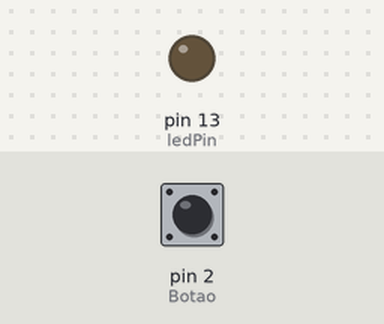
This sketch was run on a simulated Arduino Uno, built with avr-gcc and run on an emulated ATmega328P. On the bench: output pins drawn as LEDs (lit = HIGH). The test bench sets the inputs (shaded band); at power-on: pin 2 (Botao) LOW.

Above: at 1.2 s.
1.3 s: pin 2 (Botao) pulled HIGH for 0.15 s
At 1.37 s:
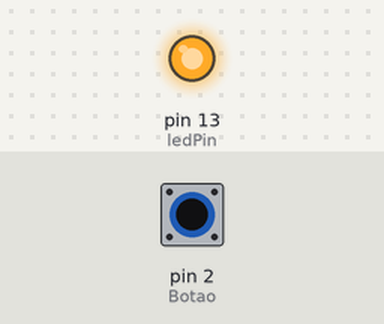
2.9 s: pin 2 (Botao) pulled HIGH for 3.2 s
At 6.7 s:
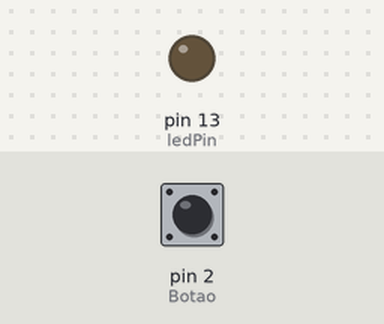
Timing chart, 0 to 8.2 s (numbered marks = the images above; inputs shaded):
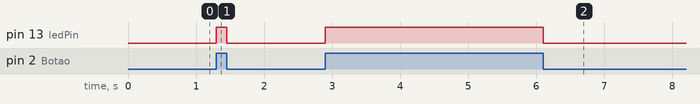

The sketch:

Botao_LED.ino
```cpp
int ledPin = 13; //led no pino 13
int Botao = 2; //botao no pino 2
int EstadoBotao = 0; //Variavel para ler o status do pushbutton

void setup(){
  pinMode(ledPin, OUTPUT); //Pino do led será saída
  pinMode(Botao, INPUT); //Pino com botão será entrada
  }
void loop(){
  EstadoBotao = digitalRead(Botao); /*novo estado do botão vai ser igual ao que
  Arduino ler no pino onde está o botão.
  Poderá ser ALTO (HIGH)se o botão estiver
  Pressionado, ou BAIXO (LOW),se o botão estiver solto */

  if (EstadoBotao == HIGH){
    //Se botão estiver pressionado (HIGH)
    digitalWrite(ledPin, HIGH);// acende o led do pino 13.
    }
  else{                       //se não estiver pressionado
    digitalWrite(ledPin, LOW); //deixa o led do pino 13 apagado
    }
}
```

Measured:
- after the input at 1.3 s, pin 13 (ledPin): LOW → HIGH at once, → LOW 0.15 s later
- after the input at 2.9 s, pin 13 (ledPin): LOW → HIGH at once, → LOW 3.2 s later
